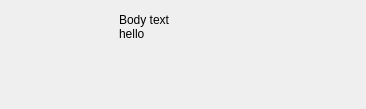
<?xml version="1.0" encoding="UTF-8"?>
<ui version="4.0">
 <class>ListItemWidget</class>
 <widget class="QWidget" name="ListItemWidget">
  <property name="geometry">
   <rect>
    <x>0</x>
    <y>0</y>
    <width>366</width>
    <height>109</height>
   </rect>
  </property>
  <property name="windowTitle">
   <string>Form</string>
  </property>
  <layout class="QHBoxLayout" name="horizontalLayout_3">
   <property name="spacing">
    <number>1</number>
   </property>
   <property name="leftMargin">
    <number>8</number>
   </property>
   <property name="topMargin">
    <number>4</number>
   </property>
   <property name="rightMargin">
    <number>8</number>
   </property>
   <property name="bottomMargin">
    <number>4</number>
   </property>
   <item>
    <widget class="QFrame" name="box">
     <property name="frameShape">
      <enum>QFrame::NoFrame</enum>
     </property>
     <layout class="QHBoxLayout" name="horizontalLayout">
      <item>
       <widget class="QLabel" name="thumbnail">
        <property name="minimumSize">
         <size>
          <width>96</width>
          <height>75</height>
         </size>
        </property>
        <property name="maximumSize">
         <size>
          <width>96</width>
          <height>75</height>
         </size>
        </property>
        <property name="text">
         <string/>
        </property>
        <property name="pixmap">
         <pixmap>:/tk_multi_infopanel/rect_512x400.png</pixmap>
        </property>
        <property name="scaledContents">
         <bool>true</bool>
        </property>
        <property name="alignment">
         <set>Qt::AlignCenter</set>
        </property>
       </widget>
      </item>
      <item>
       <widget class="QLabel" name="body">
        <property name="sizePolicy">
         <sizepolicy hsizetype="Preferred" vsizetype="Expanding">
          <horstretch>0</horstretch>
          <verstretch>0</verstretch>
         </sizepolicy>
        </property>
        <property name="text">
         <string>Body text
hello</string>
        </property>
        <property name="alignment">
         <set>Qt::AlignLeading|Qt::AlignLeft|Qt::AlignTop</set>
        </property>
        <property name="wordWrap">
         <bool>true</bool>
        </property>
       </widget>
      </item>
     </layout>
    </widget>
   </item>
  </layout>
 </widget>
 <resources>
  <include location="resources.qrc"/>
 </resources>
 <connections/>
</ui>
